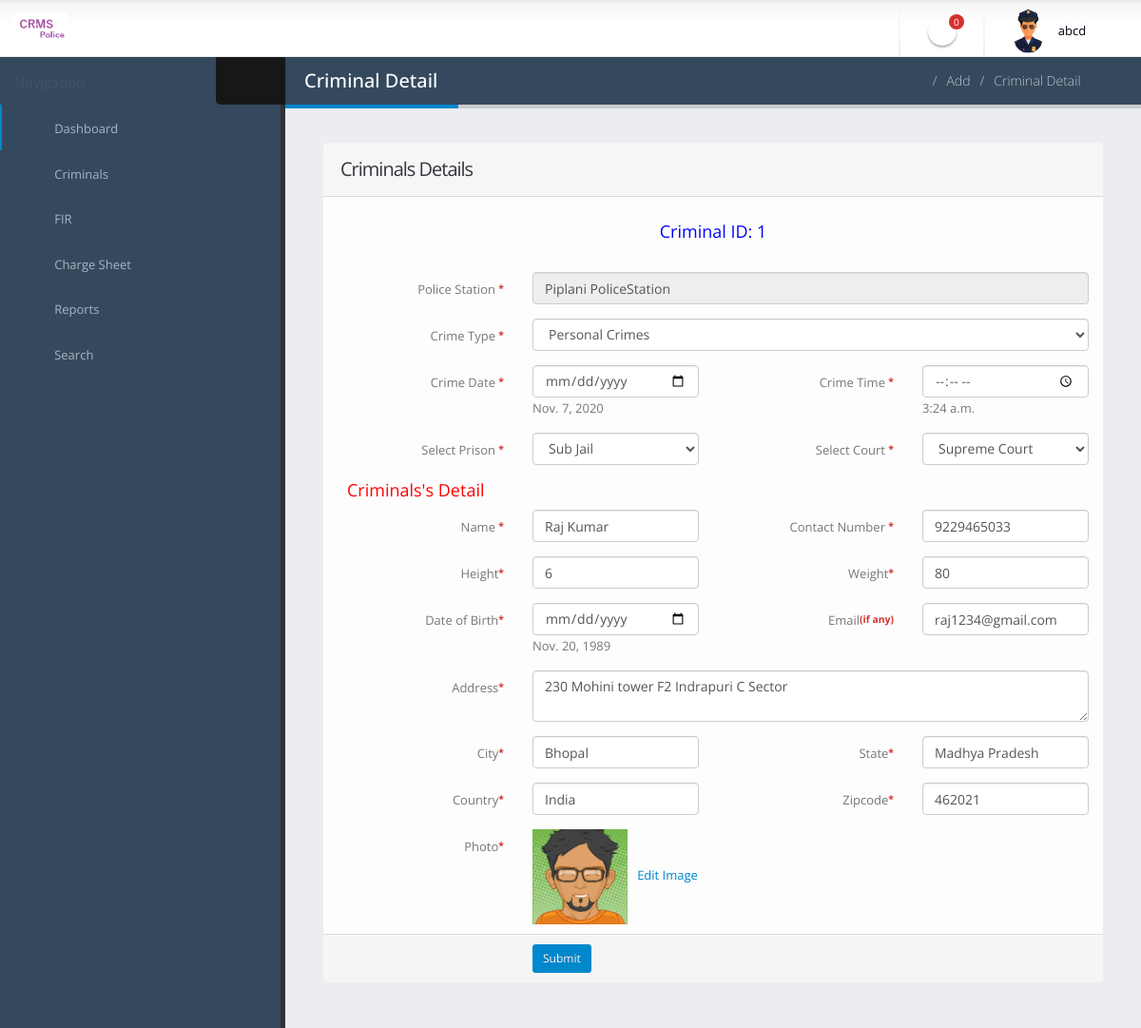
/edit_criminal/1 (signed in), run on the app's committed database.
### crimerecord/models.py (models this page shows, shortened)
class Criminal(models.Model):
    criminalid = models.CharField(max_length=20)
    policeid = models.ForeignKey(Police, on_delete=models.CASCADE, null=True, blank=True)
    policestationid = models.ForeignKey(PoliceStation, on_delete=models.CASCADE, null=True, blank=True)
    catname = models.ForeignKey(Category, on_delete=models.CASCADE, null=True, blank=True)
    crimedate = models.DateField()
    crimetime = models.TimeField()
    prison = models.CharField(max_length=100)
    court = models.CharField(max_length=100)
    name = models.CharField(max_length=100)
    contactno = models.CharField(max_length=15, null=True, blank=True)
    height = models.CharField(max_length=100)
    weight = models.CharField(max_length=100)
    dob = models.DateField()
    email = models.CharField(max_length=100, null=True, blank=True)
    address = models.CharField(max_length=200)
    city = models.CharField(max_length=100)
    state = models.CharField(max_length=100)
    country = models.CharField(max_length=100)
    zipcode = models.CharField(max_length=50)
    photo = models.FileField()
    recorddate = models.DateField()

class PoliceStation(models.Model):
    policestationname = models.CharField(max_length=150)
    policestationcode = models.CharField(max_length=20)
    creationdate = models.DateTimeField(auto_now_add=True)

class Category(models.Model):
    catname = models.CharField(max_length=100)
    catdes = models.CharField(max_length=300)
    creationdate = models.DateTimeField(auto_now_add=True)

### crimerecord/views.py (the view, shortened to what this page needs)
# urls.py: path('edit_criminal/<int:pid>',edit_criminal, name='edit_criminal'),
def edit_criminal(request,pid):
    if not request.user.is_authenticated:
        return redirect('police_login')
    criminal = Criminal.objects.get(id=pid)
    category = Category.objects.all()
    userid = User.objects.get(id=request.user.id)
    policeid = Police.objects.get(user=userid)
    newfir = Fir.objects.filter(policestationid=policeid.policestationid, status=None)
    newfircount = Fir.objects.filter(policestationid=policeid.policestationid, status=None).count()
    error = ""
    d = {'error':error,'category':category,'criminal':criminal,'newfir':newfir,'newfircount':newfircount}
    return render(request, 'edit_criminal.html', d)

### crimerecord/templates/edit_criminal.html (shortened to what this page needs)
{% load static %}
{% block body %}
<html class="fixed">
	<head>
		<link rel="stylesheet" href="{% static 'police/assets/vendor/bootstrap/css/bootstrap.css' %}" />
		<link rel="stylesheet" href="{% static 'police/assets/vendor/font-awesome/css/font-awesome.css' %}" />
		<link rel="stylesheet" href="{% static 'police/assets/vendor/magnific-popup/magnific-popup.css' %}" />
		<link rel="stylesheet" href="{% static 'police/assets/vendor/bootstrap-datepicker/css/datepicker3.css' %}" />
		<link rel="stylesheet" href="{% static 'police/assets/stylesheets/theme.css' %}" />
		<link rel="stylesheet" href="{% static 'police/assets/stylesheets/skins/default.css' %}" />
		<link rel="stylesheet" href="{% static 'police/assets/stylesheets/theme-custom.css' %}">
	</head>
	<body>
		<section class="body">
		{% include 'headerpolice.html' %}
			<div class="inner-wrapper">
				{% include 'sidebarpolice.html' %}
				<section role="main" class="content-body">
					<header class="page-header">
						<h2>Criminal Detail</h2>
						<div class="right-wrapper pull-right">
							<ol class="breadcrumbs">
								<li>
									<a href="{% url 'police_home' %}">
										<i class="fa fa-home"></i>
									</a>
								</li>
								<li><span>Add</span></li>
								<li><span>Criminal Detail</span></li>
							</ol>
							<a class="sidebar-right-toggle" data-open="sidebar-right"><i class="fa fa-chevron-left"></i></a>
						</div>
					</header>
					<div class="row">
						<div class="col-md-12">
							<form class="form-horizontal" method="post" enctype="multipart/form-data">
								<section class="panel">
									<header class="panel-heading">
										<div class="panel-actions">
											<a href="#" class="fa fa-caret-down"></a>
											<a href="#" class="fa fa-times"></a>
										</div>
										<h2 class="panel-title">Criminals Details</h2>
									</header>
									<div class="panel-body">
										<p style="font-size: 18px;color: blue;padding-top: 10px;text-align: center;"> Criminal ID: {{criminal.criminalid}}</p>
										<br />
										<div class="form-group">
											<label class="col-sm-3 control-label">Police Station <span class="required">*</span></label>
											<div class="col-sm-9">
												<input type="text" class="form-control" name="polsta" value="{{criminal.policestationid.policestationname}}" required='true' readonly>
											</div>
										</div>
										<div class="form-group">
											<label class="col-sm-3 control-label">Crime Type <span class="required">*</span></label>
											<div class="col-sm-9">
												<select type="text" class="form-control" name="crimetype" value="" required='true'>
													<option value="{{criminal.catname.id}}">{{criminal.catname.catname}}</option>
												</select>
											</div>
										</div>
										<div class="form-group">
											<label class="col-sm-3 control-label">Crime Date <span class="required">*</span></label>
											<div class="col-sm-3">
												<input type="date" class="form-control" name="cdate"  > {{criminal.crimedate}}
											</div>
											<label class="col-sm-3 control-label">Crime Time <span class="required">*</span></label>
											<div class="col-sm-3">
												<input type="time" class="form-control" name="ctime"  > {{criminal.crimetime}}
											</div>
										</div>
										<div class="form-group">
											<label class="col-sm-3 control-label">Select Prison <span class="required">*</span></label>
											<div class="col-sm-3">
												<select type="text" class="form-control" name="prison" value="" required='true'>
													<option value="{{criminal.prison}}">{{criminal.prison}}</option>
												</select>
											</div>
											<label class="col-sm-3 control-label">Select Court <span class="required">*</span></label>
											<div class="col-sm-3">
												<select type="text" class="form-control" name="court" value="" required='true'>
													<option value="{{criminal.court}}">{{criminal.court}}</option>
												</select>
											</div>
										</div>
										<p style="font-size: 18px;color: red;padding-left: 10px"> Criminals's Detail</p>
										<div class="form-group">
											<label class="col-sm-3 control-label">Name <span class="required">*</span></label>
											<div class="col-sm-3">
												<input type="text" class="form-control" name="name" value="{{criminal.name}}" required='true'>
											</div>
											<label class="col-sm-3 control-label">Contact Number <span class="required">*</span></label>
											<div class="col-sm-3">
												<input type="text" class="form-control" name="connum" value="{{criminal.contactno}}" required='true' maxlength="10" pattern="[0-9]+">
											</div>
										</div>
										<div class="form-group">
											<label class="col-sm-3 control-label">Height<span class="required">*</span></label>
											<div class="col-sm-3">
												<input type="text" class="form-control"  name="height" value="{{criminal.height}}" required='true'>
											</div>
											<label class="col-sm-3 control-label">Weight<span class="required">*</span></label>
											<div class="col-sm-3">
												<input type="text" class="form-control"  name="weight" value="{{criminal.weight}}" required='true'>
											</div>
										</div>
										<div class="form-group">
											<label class="col-sm-3 control-label">Date of Birth<span class="required">*</span></label>
											<div class="col-sm-3">
												<input type="date" class="form-control"  name="dob" > {{criminal.dob}}
											</div>
											<label class="col-sm-3 control-label">Email<span class="required">(if any)</span></label>
											<div class="col-sm-3">
												<input type="text" class="form-control"  name="email" value="{{criminal.email}}" >
											</div>
										</div>
										<div class="form-group">
											<label class="col-sm-3 control-label">Address<span class="required">*</span></label>
											<div class="col-sm-9">
												<textarea type="text" class="form-control"  name="address" value="" required='true'>{{criminal.address}}</textarea>
											</div>
										</div>
										<div class="form-group">
											<label class="col-sm-3 control-label">City<span class="required">*</span></label>
											<div class="col-sm-3">
												<input type="text" class="form-control"  name="city" value="{{criminal.city}}" required='true'>
											</div>
											<label class="col-sm-3 control-label">State<span class="required">*</span></label>
											<div class="col-sm-3">
												<input type="text" class="form-control"  name="state" value="{{criminal.state}}" required='true'>
											</div>
										</div>
										<div class="form-group">
											<label class="col-sm-3 control-label">Country<span class="required">*</span></label>
											<div class="col-sm-3">
												<input type="text" class="form-control"  name="country" value="{{criminal.country}}" required='true'>
											</div>
											<label class="col-sm-3 control-label">Zipcode<span class="required">*</span></label>
											<div class="col-sm-3">
												<input type="text" class="form-control"  name="zipcode" value="{{criminal.zipcode}}" required='true' maxlength="6">
											</div>
										</div>
										<div class="form-group">
											<label class="col-sm-3 control-label">Photo<span class="required">*</span></label>
											<div class="col-sm-9">
												<img src="{{criminal.photo.url}}" width="100" height="100" value="{{criminal.photo.url}}">
				<a href="{% url 'change_image' criminal.id %}"> &nbsp; Edit Image</a>
											</div>
										</div>
									</div>
									<footer class="panel-footer">
										<div class="row">
											<div class="col-sm-9 col-sm-offset-3">
												<button class="btn btn-sm btn-primary login-submit-cs" type="submit"name="submit">Submit</button>
											</div>
										</div>
									</footer>
								</section>
							</form>
						</div>
					</div>
				</section>
			</div>
		</section>
	</body>
</html>
{% endblock %}

### crimerecord/templates/headerpolice.html (shortened to what this page needs)
{% load static %}
<header class="header">
                <div class="logo-container">
                    <a href="{% url 'police_home' %}" class="logo">
                        <img src="{% static 'police/assets/images/logo5.png' %}" height="35" />
                    </a>
                </div>
                <div class="header-right">
                    <span class="separator"></span>
                    <ul class="notifications">
                        <li>
                            <a href="#" class="dropdown-toggle notification-icon" data-toggle="dropdown">
                                <i class="fa fa-bell"></i>
                                <span class="badge">{{newfircount}}</span>
                            </a>
                        </li>
                    </ul>
                    <span class="separator"></span>
                    <div id="userbox" class="userbox">
                        <a href="#" data-toggle="dropdown">
                            <figure class="profile-picture">
                                <img src="{% static 'police/assets/images/police.png' %}" alt="Profile Pic" class="img-circle" data-lock-picture="{% static 'police/assets/images/police.png' %}" />
                            </figure>
                            <div class="profile-info" >
                                <span class="name">{{request.user.first_name}}</span>
                            </div>
                            <i class="fa custom-caret"></i>
                        </a>
                    </div>
                </div>
            </header>

### crimerecord/static/police/assets/stylesheets/skins/default.css (style rules this page uses)
a, .btn-link { color: #0088cc; }
body .btn-primary { color: #ffffff; text-shadow: 0 -1px 0 rgba(0, 0, 0, 0.25); background-color: #0088cc; border-color: #0088cc; }
.page-header h2 { border-bottom-color: #0088cc; }
.notifications .notification-menu:before, .notifications .notification-icon:before { border-bottom-color: #0088cc; }

### data on the page
Criminal: criminalid "1", polsta "Piplani PoliceStation", crimetype "Personal Crimes", crimedate "Nov. 7, 2020", crimetime "3:24 a.m.", prison "Sub Jail", court "Supreme Court", name "Raj Kumar", connum "9229465033", height "6", weight "80", dob "Nov. 20, 1989", email "raj1234@gmail.com", address "230 Mohini tower F2 Indrapuri C Sector", city "Bhopal", state "Madhya Pradesh", country "India", zipcode "462021", photo (picture)

### other printed values
{{ newfircount }} "0"
{{ request.user.first_name }} "abcd"
